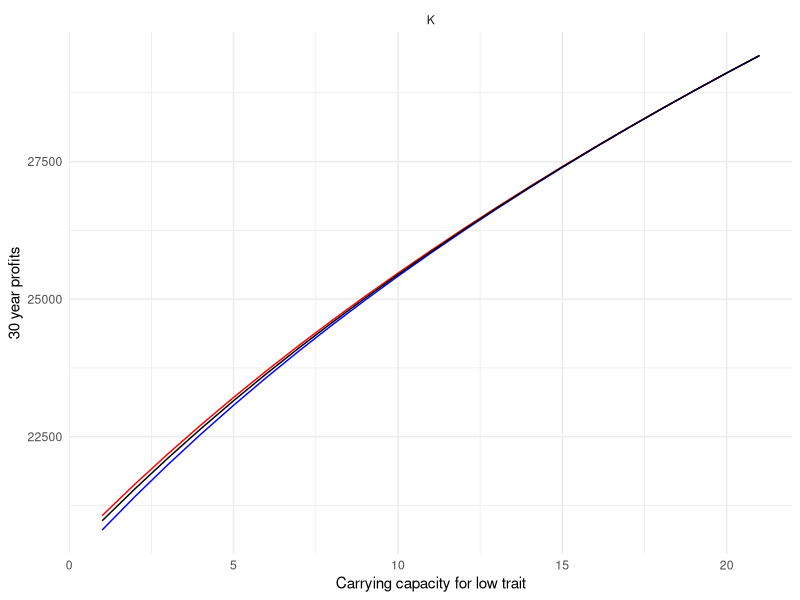
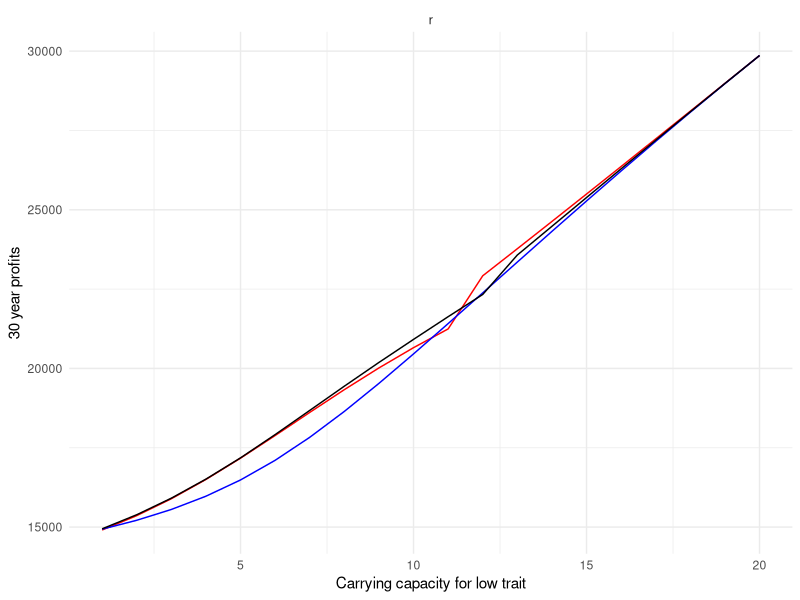
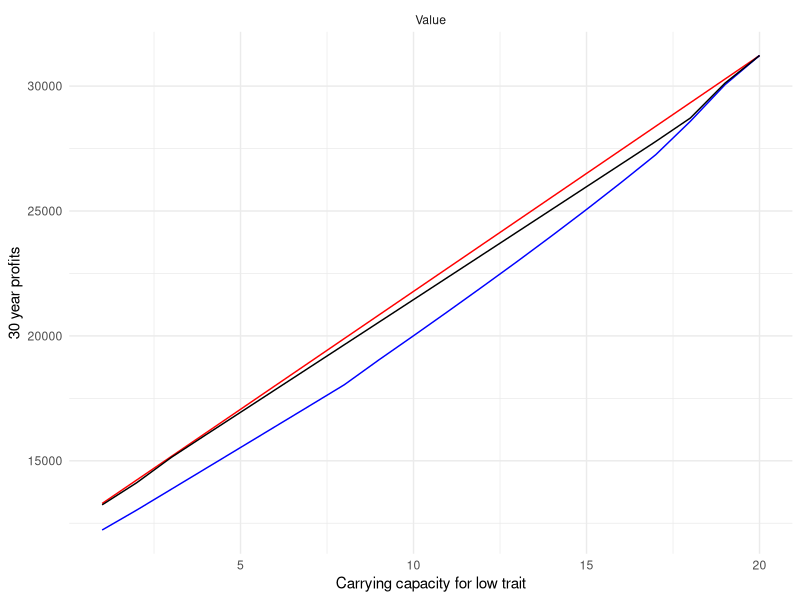

Here is the R script that generated these plots, in order:
## ---- chunk 1
knitr::opts_chunk$set(echo = TRUE, message=FALSE, warning=FALSE, echo=FALSE)

library(tidyverse)
library(here)
library(scales)
library(gridExtra)
library(grid)
library(kableExtra)
library(ggtext)
## ---- chunk 2
mult_df_k <- read_csv(here("working_model","multiple runs","results","mult_k.csv")) %>% 
  mutate(key_variable="K")
mult_df_r <- read_csv(here("working_model","multiple runs","results","mult_r.csv"))%>% 
  mutate(key_variable="r")
mult_df_p <- read_csv(here("working_model","multiple runs","results","mult_p.csv")) %>% 
  mutate(key_variable="Value")
mult_df_x <- read_csv(here("working_model","multiple runs","results","mult_x.csv"))%>% 
  mutate(key_variable="x")

# join
NPVs_df_all <- rbind(mult_df_k, mult_df_r, mult_df_p, mult_df_x) %>% 
  select(runs, key_variable, sc1, sc2, sc3)

# rearrange table
NPVs_df_all_arr <-  reshape(NPVs_df_all, 
                            direction = "long",
                            varying = list(names(NPVs_df_all)[3:5]),
        v.names = "NPV",
        idvar = c("key_variable","runs"),
        timevar="analysis",
        times = c("sc1", "sc2", "sc3"))

NVPs_df_all_clean <- NPVs_df_all_arr%>% 
  mutate(names = case_when(
    analysis == "sc1" ~ "All Same",
    analysis =="sc2" ~ "Very Different",
    analysis =="sc3" ~ "Somewhat Different"),
    number = case_when(
    analysis == "sc1" ~ 1,
    analysis =="sc2" ~ 2,
    analysis =="sc3" ~ 3)) %>% 
  arrange(names)

# max 
# NPVs_df_all[, max:=pmax(mult_df_k,mult_df_r,mult_df_p, mult_df_x)]

## ---- chunk 3

ggplot(data = mult_df_k)+
  geom_line(aes(y=sc1, x=runs), color="red")+ 
  geom_line(aes(y=sc2, x=runs), color="blue")+ 
  geom_line(aes(y=sc3, x=runs), color="black")+ 
  theme_minimal()+
  labs(x= "Carrying capacity for low trait",
         y= "30 year profits")+
  facet_wrap(~ key_variable, nrow=3)

ggplot(data = mult_df_r)+
  geom_line(aes(y=sc1, x=runs), color="red")+ 
  geom_line(aes(y=sc2, x=runs), color="blue")+ 
  geom_line(aes(y=sc3, x=runs), color="black")+ 
  theme_minimal()+
  labs(x= "Carrying capacity for low trait",
         y= "30 year profits")+
  facet_wrap(~ key_variable, nrow=3)

ggplot(data = mult_df_p)+
  geom_line(aes(y=sc1, x=runs), color="red")+ 
  geom_line(aes(y=sc2, x=runs), color="blue")+ 
  geom_line(aes(y=sc3, x=runs), color="black")+ 
  theme_minimal()+
  labs(x= "Carrying capacity for low trait",
         y= "30 year profits")+
  facet_wrap(~ key_variable, nrow=3)
